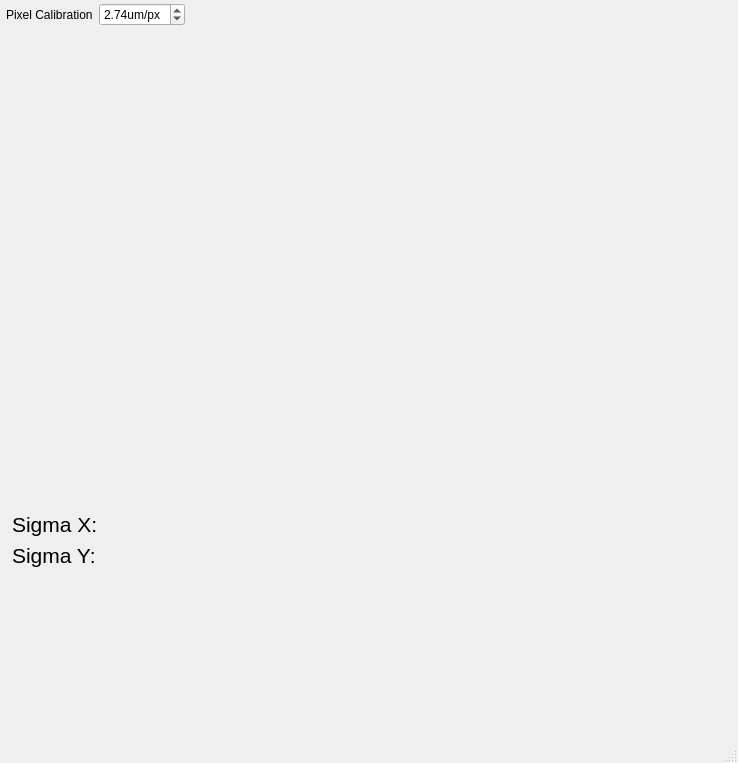
<?xml version="1.0" encoding="UTF-8"?>
<ui version="4.0">
 <class>LineoutView</class>
 <widget class="QMainWindow" name="LineoutView">
  <property name="geometry">
   <rect>
    <x>0</x>
    <y>0</y>
    <width>738</width>
    <height>763</height>
   </rect>
  </property>
  <property name="windowTitle">
   <string>MainWindow</string>
  </property>
  <widget class="QWidget" name="centralwidget">
   <layout class="QGridLayout" name="gridLayout">
    <property name="leftMargin">
     <number>3</number>
    </property>
    <property name="topMargin">
     <number>3</number>
    </property>
    <property name="rightMargin">
     <number>3</number>
    </property>
    <property name="bottomMargin">
     <number>3</number>
    </property>
    <property name="spacing">
     <number>3</number>
    </property>
    <item row="1" column="0">
     <widget class="QWidget" name="yLineoutWidget" native="true">
      <property name="sizePolicy">
       <sizepolicy hsizetype="Preferred" vsizetype="Preferred">
        <horstretch>1</horstretch>
        <verstretch>0</verstretch>
       </sizepolicy>
      </property>
      <layout class="QHBoxLayout" name="yLineoutLayout"/>
     </widget>
    </item>
    <item row="1" column="1">
     <widget class="QWidget" name="imageViewWidget" native="true">
      <property name="sizePolicy">
       <sizepolicy hsizetype="Preferred" vsizetype="Preferred">
        <horstretch>2</horstretch>
        <verstretch>2</verstretch>
       </sizepolicy>
      </property>
      <layout class="QVBoxLayout" name="imageViewLayout"/>
     </widget>
    </item>
    <item row="2" column="0">
     <widget class="QWidget" name="statsWidget" native="true">
      <layout class="QVBoxLayout" name="verticalLayout">
       <item>
        <widget class="QLabel" name="sigmaXLabel">
         <property name="font">
          <font>
           <pointsize>16</pointsize>
          </font>
         </property>
         <property name="text">
          <string>Sigma X: </string>
         </property>
        </widget>
       </item>
       <item>
        <widget class="QLabel" name="sigmaYLabel">
         <property name="font">
          <font>
           <pointsize>16</pointsize>
          </font>
         </property>
         <property name="text">
          <string>Sigma Y:</string>
         </property>
        </widget>
       </item>
       <item>
        <spacer name="verticalSpacer">
         <property name="orientation">
          <enum>Qt::Vertical</enum>
         </property>
         <property name="sizeHint" stdset="0">
          <size>
           <width>20</width>
           <height>0</height>
          </size>
         </property>
        </spacer>
       </item>
      </layout>
     </widget>
    </item>
    <item row="2" column="1">
     <widget class="QWidget" name="xLineoutWidget" native="true">
      <property name="sizePolicy">
       <sizepolicy hsizetype="Preferred" vsizetype="Preferred">
        <horstretch>0</horstretch>
        <verstretch>1</verstretch>
       </sizepolicy>
      </property>
      <layout class="QVBoxLayout" name="xLineoutLayout"/>
     </widget>
    </item>
    <item row="0" column="0" colspan="2">
     <widget class="QWidget" name="widget" native="true">
      <layout class="QHBoxLayout" name="horizontalLayout">
       <property name="leftMargin">
        <number>3</number>
       </property>
       <property name="topMargin">
        <number>0</number>
       </property>
       <property name="rightMargin">
        <number>3</number>
       </property>
       <property name="bottomMargin">
        <number>0</number>
       </property>
       <item>
        <widget class="QLabel" name="label">
         <property name="text">
          <string>Pixel Calibration</string>
         </property>
        </widget>
       </item>
       <item>
        <widget class="QDoubleSpinBox" name="pixelCalField">
         <property name="minimumSize">
          <size>
           <width>86</width>
           <height>0</height>
          </size>
         </property>
         <property name="maximumSize">
          <size>
           <width>86</width>
           <height>16777215</height>
          </size>
         </property>
         <property name="suffix">
          <string>um/px</string>
         </property>
         <property name="maximum">
          <double>100000000.000000000000000</double>
         </property>
         <property name="value">
          <double>2.740000000000000</double>
         </property>
        </widget>
       </item>
       <item>
        <spacer name="horizontalSpacer">
         <property name="orientation">
          <enum>Qt::Horizontal</enum>
         </property>
         <property name="sizeHint" stdset="0">
          <size>
           <width>40</width>
           <height>20</height>
          </size>
         </property>
        </spacer>
       </item>
      </layout>
     </widget>
    </item>
   </layout>
  </widget>
  <widget class="QMenuBar" name="menubar">
   <property name="geometry">
    <rect>
     <x>0</x>
     <y>0</y>
     <width>738</width>
     <height>21</height>
    </rect>
   </property>
  </widget>
  <widget class="QStatusBar" name="statusbar"/>
 </widget>
 <resources/>
 <connections/>
</ui>
